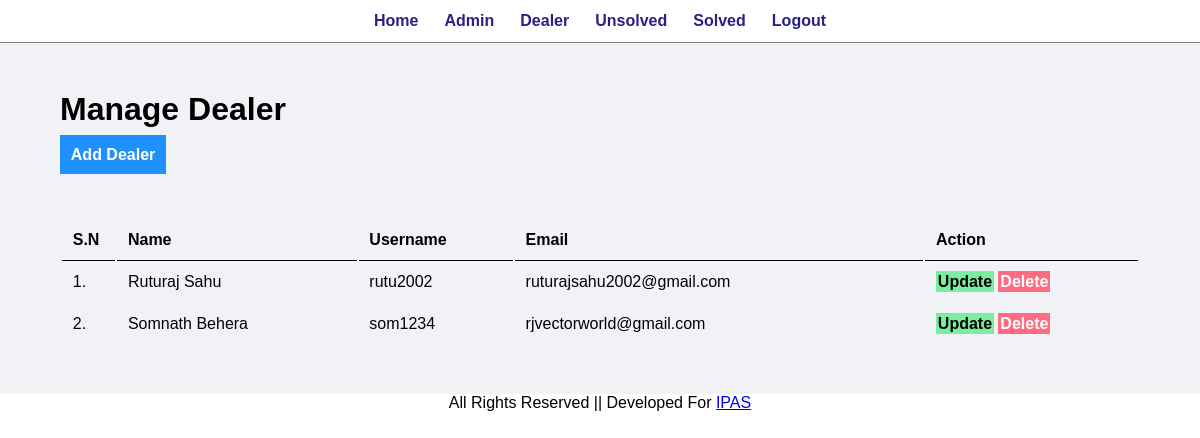
The page /admin/manage-dealer.php (signed in) on the database its author committed.
### tables this page shows
CREATE TABLE `dealer` (
  `id` int(10) UNSIGNED NOT NULL,
  `name` varchar(100) NOT NULL,
  `username` varchar(100) NOT NULL,
  `email` varchar(100) NOT NULL,
  `password` varchar(100) NOT NULL,
  `token` varchar(100) NOT NULL
);

### admin/manage-dealer.php (the view, shortened to what this page needs)
<?php include('partials/menu.php'); ?>
<div class="main-content">
    <div class="wrapper" style="width:90%">
        <h1>Manage Dealer</h1>
        <br>
        <a href="<?php echo SITEURL; ?>admin/add-dealer.php" class="btn-primary">Add Dealer</a>
        <br><br>
        <br><br>
        <table class="tbl-full">
            <tr>
                <th>S.N</th>
                <th>Name</th>
                <th>Username</th>
                <th>Email</th>
                <th>Action</th>
            </tr>
            <?php
                $sql="SELECT * FROM dealer";
                $res=mysqli_query($conn,$sql) or die('Error :');
                if($res==true){
                    $count=mysqli_num_rows($res);
                    $sn=1;
                    if($count>0){
                        while($rows=mysqli_fetch_assoc($res)){
                            $id=$rows['id'];
                            $name=$rows['name'];
                            $username=$rows['username'];
                            $email=$rows['email'];
                            $token=$rows['token'];
                        ?>
                            <tr>
                                <td><?php echo $sn++; ?>.</td>
                                <td><?php echo $name; ?></td>
                                <td><?php echo $username; ?></td>
                                <td><?php echo $email; ?></td>
                                <td>
                                    <a href="<?php echo SITEURL; ?>admin/update-dealer.php?id=<?php echo $id; ?>&token=<?php echo $token; ?>" class="btn-secondary">Update</a>
                                    <a href="<?php echo SITEURL; ?>admin/delete-dealer.php?id=<?php echo $id; ?>&token=<?php echo $token; ?>" class="btn-danger">Delete</a>
                                </td>
                            </tr>
                            <?php
                        }
                    }
                }
            ?>
        </table>
    </div>
</div>
<?php include('partials/footer.php'); ?>

### assets/css/admin.css (style rules this page uses)
* { margin: 0; padding: 0; font-family: Arial, Helvetica, sans-serif; }
.wrapper { padding: 1%; width: 90%; margin: 0 auto; }
.tbl-full { width: 100%; }
table tr th { border-bottom: 1px solid black; padding: 1%; text-align: left; }
table tr td { padding: 1%; }
.btn-primary { background-color: #1e90ff; padding: 1%; color: white; text-decoration: none; font-weight: bold; }
.btn-secondary { background-color: #7bed9f; padding: 1%; color: black; text-decoration: none; font-weight: bold; }
.btn-danger { background-color: #ff6b81; padding: 1%; color: white; text-decoration: none; font-weight: bold; }
.main-content { background-color: #f1f2f6; padding: 3% 0; }

### rows shown on the page
dealer: name "Ruturaj Sahu", username "rutu2002", email "ruturajsahu2002@gmail.com"
dealer: name "Somnath Behera", username "som1234", email "rjvectorworld@gmail.com"
